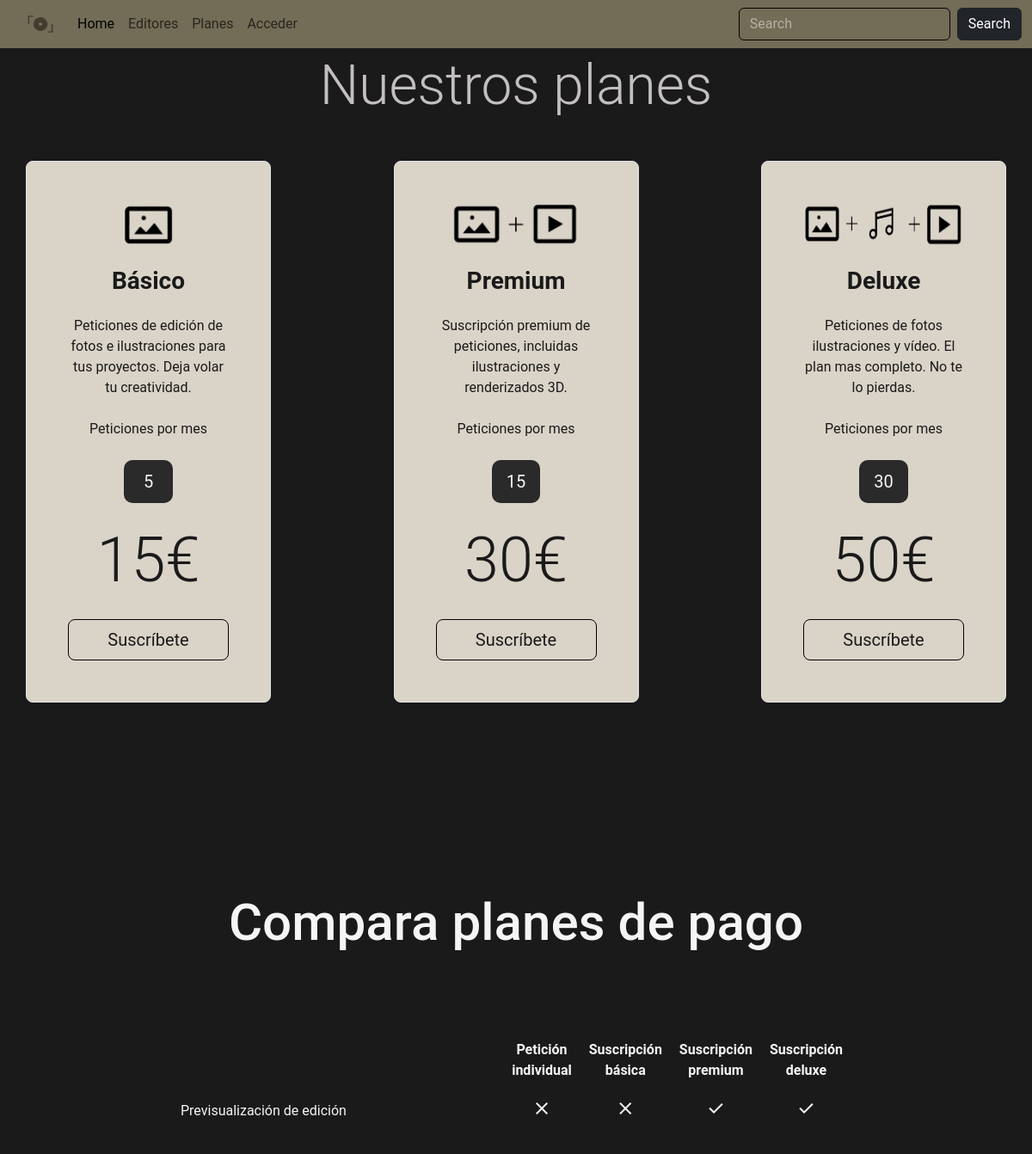
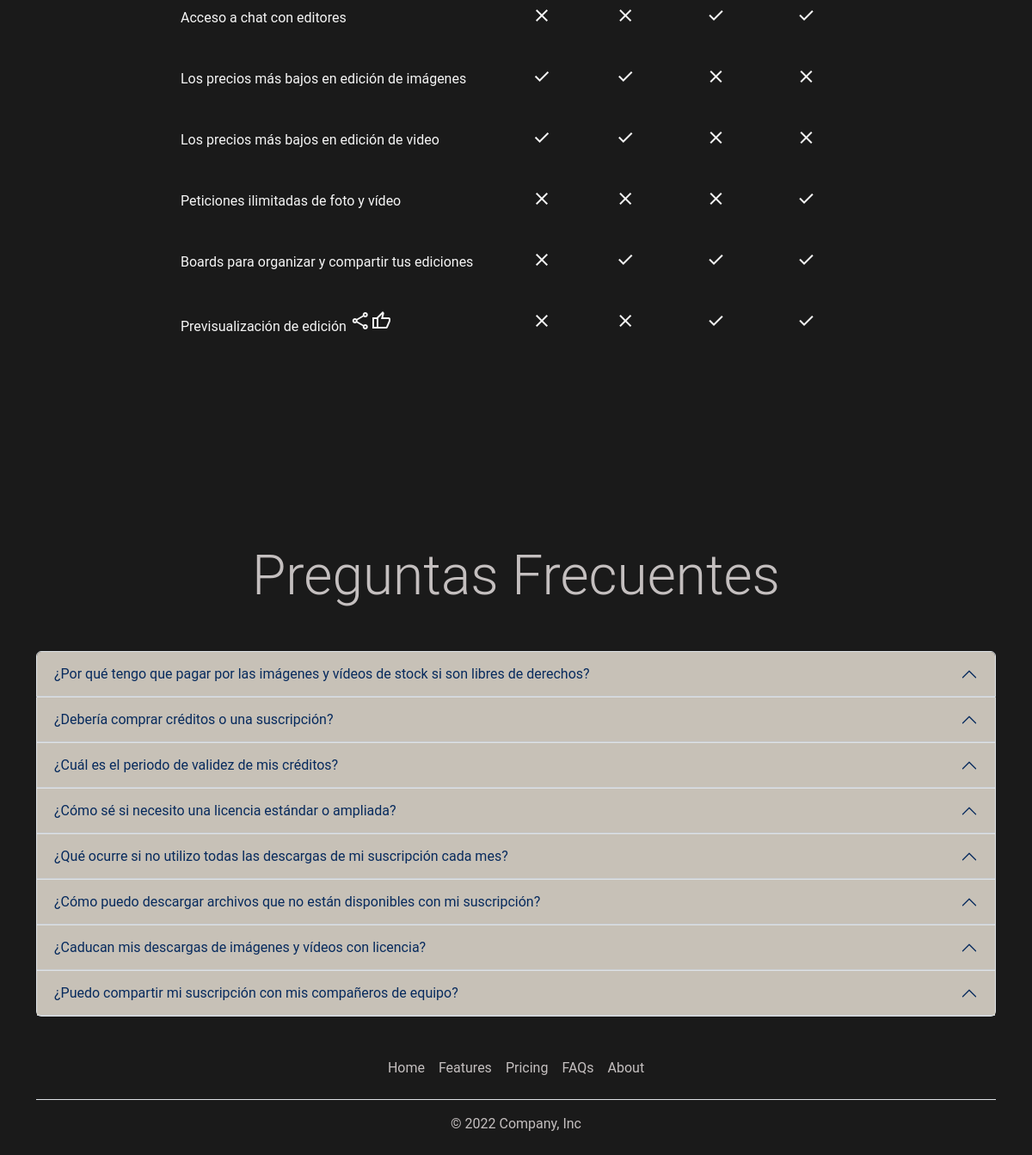
Page /controladores/usuario_listar_planes.php on the committed database (2 pictures, top to bottom).
### tables this page shows
CREATE TABLE `servicios` (
  `codigo` bigint(20) NOT NULL,
  `nombre` varchar(50) NOT NULL,
  `foto` varchar(50) NOT NULL,
  `descripcion` text NOT NULL,
  `precio` int(3) NOT NULL,
  `peticiones` int(3) NOT NULL
);

### modelos/bd.php (called while the page is built)
<?php
class bd
{
    public static function conectar()
    {
        $conexion = new mysqli("localhost", "root", "", "requestify");
        $conexion->set_charset("utf8");
        return $conexion;
    }
}

### modelos/plan.php (called while the page is built, shortened)
<?php
class plan
{
    private $bd;
    public function __construct()
    {
        $this->bd = bd::conectar();
    }
    public function listarPlanes()
    {
        $planes=$this->bd->query("SELECT * FROM servicios");
        $this->plan=$planes->fetch_all(MYSQLI_ASSOC);
        return $this->plan;
    }
}

### vistas/usuario_listar_planes.php (the view, shortened to what this page needs)
<section class="container">
    <h2 class="text-center display-3 mb-5">Nuestros planes</h2>
    <div class="row d-flex justify-content-between planes">
        <?php
        foreach ($planes as $value) {
            echo "
        <div class='col-md-3 text-center p-5 border rounded-3 plan'>
            <div><img src='../assets/imagenes/planes/$value[foto]' class='img-fluid'></div>
            <h3 class='mt-4 fw-bolder'>$value[nombre]</h3>
            <p class='mt-4'>$value[descripcion]</p>
            <p class='mt-4'>Peticiones por mes</p>
            <p class='peticion mb-4 mt-4 fs-5'>$value[peticiones]</p>
            <h3 class='display-2'>$value[precio]€</h3>
            <a href='../controladores/cliente_contratar_plan.php?codigo=$value[codigo]'><button class='w-100 btn btn-lg enviar mt-3 hover'>Suscríbete</button></a>
        </div>";
        }
        ?>
    </div>
</section>
<section id="tabla" class="table-responsive">
    <h2>Compara planes de pago</h2>
    <table id="plan">
        <tr>
            <th></th>
            <th>Petición individual</th>
            <th>Suscripción básica</th>
            <th>Suscripción premium</th>
            <th>Suscripción deluxe</th>
        </tr>
        <tr class="hover">
            <td>Previsualización de edición</td>
            <td><span class="material-symbols-outlined">close</span></td>
            <td><span class="material-symbols-outlined">close</span></td>
            <td><span class="material-symbols-outlined">check</span></td>
            <td><span class="material-symbols-outlined">check</span></td>
        </tr>
        <tr class="hover">
            <td>Acceso a chat con editores</td>
            <td><span class="material-symbols-outlined">close</span></td>
            <td><span class="material-symbols-outlined">close</span></td>
            <td><span class="material-symbols-outlined">check</span></td>
            <td><span class="material-symbols-outlined">check</span></td>
        </tr>
        <tr class="hover">
            <td>Los precios más bajos en edición de imágenes</td>
            <td><span class="material-symbols-outlined">check</span></td>
            <td><span class="material-symbols-outlined">check</span></td>
            <td><span class="material-symbols-outlined">close</span></td>
            <td><span class="material-symbols-outlined">close</span></td>
        </tr>
        <tr class="hover">
            <td>Los precios más bajos en edición de video</td>
            <td><span class="material-symbols-outlined">check</span></td>
            <td><span class="material-symbols-outlined">check</span></td>
            <td><span class="material-symbols-outlined">close</span></td>
            <td><span class="material-symbols-outlined">close</span></td>
        </tr>
        <tr class="hover">
            <td>Peticiones ilimitadas de foto y vídeo</td>
            <td><span class="material-symbols-outlined">close</span></td>
            <td><span class="material-symbols-outlined">close</span></td>
            <td><span class="material-symbols-outlined">close</span></td>
            <td><span class="material-symbols-outlined">check</span></td>
        </tr>
        <tr class="hover">
            <td>Boards para organizar y compartir tus ediciones</td>
            <td><span class="material-symbols-outlined">close</span></td>
            <td><span class="material-symbols-outlined">check</span></td>
            <td><span class="material-symbols-outlined">check</span></td>
            <td><span class="material-symbols-outlined">check</span></td>
        </tr>
        <tr class="hover">
            <td>Previsualización de edición <span class="material-symbols-outlined"> share </span><span class="material-symbols-outlined">thumb_up</span></td>
            <td><span class="material-symbols-outlined">close</span></td>
            <td><span class="material-symbols-outlined">close</span></td>
            <td><span class="material-symbols-outlined">check</span></td>
            <td><span class="material-symbols-outlined">check</span></td>
        </tr>
    </table>
</section>
<section id="faq" class="container">
    <h2 class="text-center mb-5 display-3">Preguntas Frecuentes</h2>
    <div class="accordion" id="accordionExample">
        <div class="accordion-item" style="background-color: transparent" ;>
            <h2 class="accordion-header" id="headingOne">
                <button class="accordion-button" style="background-color: #dad4c8" type="button" data-bs-toggle="collapse" data-bs-target="#collapseOne" aria-expanded="true" aria-controls="collapseOne">
                    ¿Por qué tengo que pagar por las imágenes y vídeos de stock si son libres de derechos?
                </button>
            </h2>
        </div>
        <div class="accordion-item" style="background-color: transparent" ;>
            <h2 class="accordion-header" id="headingOne">
                <button class="accordion-button" style="background-color: #dad4c8" type="button" data-bs-toggle="collapse" data-bs-target="#collapseTwo" aria-expanded="true" aria-controls="collapseOne">
                    ¿Debería comprar créditos o una suscripción?
                </button>
            </h2>
        </div>
        <div class="accordion-item" style="background-color: transparent" ;>
            <h2 class="accordion-header" id="headingOne">
                <button class="accordion-button" style="background-color: #dad4c8" type="button" data-bs-toggle="collapse" data-bs-target="#collapse3" aria-expanded="true" aria-controls="collapseOne">
                    ¿Cuál es el periodo de validez de mis créditos?
                </button>
            </h2>
        </div>
        <div class="accordion-item" style="background-color: transparent" ;>
            <h2 class="accordion-header" id="headingOne">
                <button class="accordion-button" style="background-color: #dad4c8" type="button" data-bs-toggle="collapse" data-bs-target="#collapse4" aria-expanded="true" aria-controls="collapseOne">
                    ¿Cómo sé si necesito una licencia estándar o ampliada?
                </button>
            </h2>
        </div>
        <div class="accordion-item" style="background-color: transparent" ;>
            <h2 class="accordion-header" id="headingOne">
                <button class="accordion-button" style="background-color: #dad4c8" type="button" data-bs-toggle="collapse" data-bs-target="#collapse5" aria-expanded="true" aria-controls="collapseOne">
                    ¿Qué ocurre si no utilizo todas las descargas de mi suscripción
                    cada mes?
                </button>
            </h2>
        </div>
        <div class="accordion-item" style="background-color: transparent" ;>
            <h2 class="accordion-header" id="headingOne">
                <button class="accordion-button" style="background-color: #dad4c8" type="button" data-bs-toggle="collapse" data-bs-target="#collapse6" aria-expanded="true" aria-controls="collapseOne">
                    ¿Cómo puedo descargar archivos que no están disponibles con mi
                    suscripción?
                </button>
            </h2>
        </div>
        <div class="accordion-item" style="background-color: transparent" ;>
            <h2 class="accordion-header" id="headingOne">
                <button class="accordion-button" style="background-color: #dad4c8" type="button" data-bs-toggle="collapse" data-bs-target="#collapse7" aria-expanded="true" aria-controls="collapseOne">
                    ¿Caducan mis descargas de imágenes y vídeos con licencia?
                </button>
            </h2>
        </div>
        <div class="accordion-item" style="background-color: transparent" ;>
            <h2 class="accordion-header" id="headingOne">
                <button class="accordion-button" style="background-color: #dad4c8" type="button" data-bs-toggle="collapse" data-bs-target="#collapse8" aria-expanded="true" aria-controls="collapseOne">
                    ¿Puedo compartir mi suscripción con mis compañeros de equipo?
                </button>
            </h2>
        </div>
    </div>
</section>

### controladores/usuario_listar_planes.php (shortened to what this page needs)
<body>
    <?php
    require_once("../Funciones/funciones.php");
    require_once("../modelos/bd.php");
    require_once("../modelos/plan.php");
    $id = checkLoggin();
    pintaMenu($id);
    $plan= new plan();
    $planes= $plan->listarPlanes();
    ?>
    <main>
    <?php include("../vistas/usuario_listar_planes.php"); ?>
    </main>
    <?php pintarFooter(); ?>
</body>
</html>

### funciones/funciones.php (shortened to what this page needs)
<?php
function pintaMenu($id)
{
  if ($id == 0) {
    echo "<header>
        <nav class='navbar navbar-expand-lg fixed-top'>
            <div class='container-fluid'>
            <a class='navbar-brandM' href='../index.php'>
            <img src='../assets/imagenes/acceso/logo.png' alt='logo' class='img-fluid logo'>
          </a>
              <button class='navbar-toggler' type='button' data-bs-toggle='collapse' data-bs-target='#navbarSupportedContent' aria-controls='navbarSupportedContent' aria-expanded='false' aria-label='Toggle navigation'>
                <span class='navbar-toggler-icon'></span>
              </button>
              <div class='collapse navbar-collapse' id='navbarSupportedContent'>
                <ul class='navbar-nav me-auto mb-2 mb-lg-0'>
                  <li class='nav-item'>
                    <a class='nav-link active' aria-current='page' href='../index.php'>Home</a>
                  </li>
                  <li class='nav-item'>
                    <a class='nav-link' href='./admin_listar_clientes.php'>Clientes</a>
                  </li>
                  <li class='nav-item'>
                    <a class='nav-link' href='./admin_listar_editores.php'>Editores</a>
                  </li>
                  <li class='nav-item'>
                    <a class='nav-link' href='./admin_listar_estilos.php'>Estilos</a>
                  </li>
                  <li class='nav-item'>
                    <a class='nav-link' href='./cerrar_sesion.php?cerrar'>Cerrar sesión de $_SESSION[nick]</a>
                  </li>
                </ul>
                <form class='d-flex buscador' role='search'>
                  <input class='form-control me-2' type='search' placeholder='Search' aria-label='Search'>
                  <button class='btn btn btn-dark' type='submit'>Search</button>
                </form>
              </div>
            </div>
          </nav>
    </header>";
  } else {
    echo "
        <header>
        <nav class='navbar navbar-expand-lg fixed-top'>
            <div class='container-fluid'>
            <a class='navbar-brandM' href='../index.php'>
            <img src='../assets/imagenes/acceso/logo.png' alt='logo' class='img-fluid logo'>
          </a>
              <button class='navbar-toggler' type='button' data-bs-toggle='collapse' data-bs-target='#navbarSupportedContent' aria-controls='navbarSupportedContent' aria-expanded='false' aria-label='Toggle navigation'>
                <span class='navbar-toggler-icon'></span>
              </button>
              <div class='collapse navbar-collapse' id='navbarSupportedContent'>
                <ul class='navbar-nav me-auto mb-2 mb-lg-0'>
                  <li class='nav-item'>
                    <a class='nav-link active' aria-current='page' href='../index.php'>Home</a>
                  </li>
                    <a class='nav-link' href='./cliente_editores.php'>Editores</a>
                  </li>
                  <li class='nav-item'>
                    <a class='nav-link' href='./usuario_listar_planes.php'>Planes</a>
                  </li>
                  <li class='nav-item'>
                    <a class='nav-link' href='../vistas/acceso.php'>Acceder</a>
                  </li>
                </ul>
                <form class='d-flex buscador' role='search'>
                  <input class='form-control me-2' type='search' placeholder='Search' aria-label='Search'>
                  <button class='btn btn btn-dark' type='submit'>Search</button>
                </form>
              </div>
            </div>
          </nav>
    </header>";
  }
}
function pintarFooter()
{
  echo "
    <footer class='container h-25'>
  <div class='py-3 my-4'>
    <ul class='nav justify-content-center border-bottom pb-3 mb-3'>
      <li class='nav-item'><a href='#' class='nav-link px-2 blanco'>Home</a></li>
      <li class='nav-item'><a href='#' class='nav-link px-2 blanco'>Features</a></li>
      <li class='nav-item'><a href='#' class='nav-link px-2 blanco'>Pricing</a></li>
      <li class='nav-item'><a href='#' class='nav-link px-2 blanco'>FAQs</a></li>
      <li class='nav-item'><a href='#' class='nav-link px-2 blanco'>About</a></li>
    </ul>
    <p class='text-center blanco'>© 2022 Company, Inc</p>
  </div></footer>";
}

### assets/styles/style.css (style rules this page uses)
* { padding: 0; margin: 0; box-sizing: border-box; }
body { margin: 0px; background-color: #1A1A1A; font-family: 'Roboto', sans-serif; color: rgb(196, 191, 191); }
.blanco { color: rgb(196, 191, 191); }
nav { opacity: 1; background-color:#736c56; }
header { margin-bottom: 62px; }
.form-control { background-color: transparent; border: black 1px solid; box-shadow: none; color: whitesmoke; }
.buscador { border: none; background-color: transparent; }
.enviar { background-color: transparent; border: black 1px solid; color: whitesmoke; }
.planes { color: #1A1A1A ; }
.plan { background-color: #dad4c8; }
.planes img { height: 50px; }
.peticion { background-color: #2b2a2a; color: whitesmoke; width: 30%; margin: auto; border-radius: 10px; padding: 10px; }
.planes button { color: #1A1A1A; }
.hover { transition: transform 0.2s ease-in-out; }
#tabla { width: 65%; margin: auto; margin: 220px auto; font-size: 100%; text-align: center; color: whitesmoke; }
#tabla td { padding: 20px 0; }
#tabla th { padding: 0px 10px; }
#tabla h2 { color: whitesmoke; font-size: 60px; margin-bottom: 100px; }
#plan tr > td:nth-child(1) { width: 450px; text-align: left; }
.accordion-header { opacity: 0.9; }
.form-control::placeholder { color: whitesmoke !important;; opacity: 0.5; }
.navbar-brandM { font-size: var(--bs-navbar-brand-font-size); color: var(--bs-navbar-brand-color); text-decoration: none; white-space: nowrap; }
.navbar-brandM .logo { max-width: 70px; height: auto; }

### rows in the picture
servicios: foto (picture), nombre "Básico", descripcion "Peticiones de edición de fotos e ilustraciones para tus proyectos. Deja volar tu creatividad.", peticiones "5", precio "15"
servicios: foto (picture), nombre "Premium", descripcion "Suscripción premium de peticiones, incluidas ilustraciones y renderizados 3D.", peticiones "15", precio "30"
servicios: foto (picture), nombre "Deluxe", descripcion "Peticiones de fotos ilustraciones y vídeo. El plan mas completo. No te lo pierdas.", peticiones "30", precio "50"
